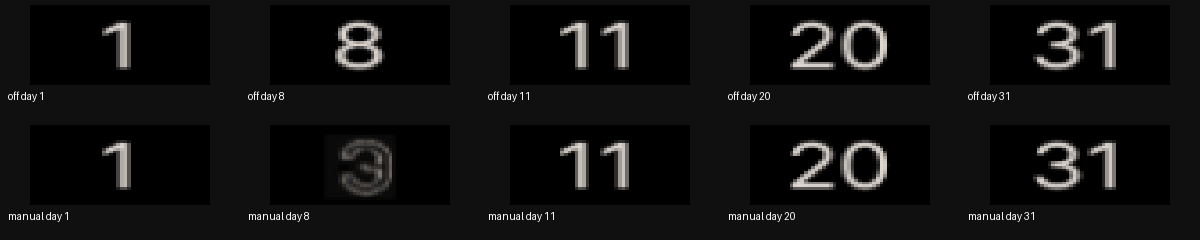
#> input picture a25c1-measurement-correctness/text-runtime-atlas.png, 1200 x 240 px
$ python -i occlusion.py   (imports and definitions only)
#> lines starting #> are read from the running program, lines starting #| are printed output that depends on the picture; after the words box and inside, x2 and y2 are one past the last pixel; in counts of white or black regions, pixels touching at a corner belong together
#> further down, picture is the input picture: PIL image 1200x240 RGB; mean R, G, B 17, 16.7, 16.5
from __future__ import annotations

import json
import math
from pathlib import Path
from typing import Any

from PIL import Image, ImageChops, ImageDraw, ImageFilter


REGION_CLASSES = ("solid_background", "line_geometry", "numeral_text_logo", "complex_artwork")


def _count_mask_pixels(mask: Image.Image) -> int:
    return sum(1 for value in mask.tobytes() if value)


def _clock_point(center: tuple[float, float], angle: float, radius: float) -> tuple[int, int]:
    radians = math.radians(angle)
    return round(center[0] + math.sin(radians) * radius), round(center[1] - math.cos(radians) * radius)


def _pixel_strength(pixel: tuple[int, int, int]) -> int:
    return max(pixel)


def _color_distance(first: tuple[int, int, int], second: tuple[int, int, int]) -> int:
    return sum(abs(first[channel] - second[channel]) for channel in range(3))


def _is_second_hand_red(pixel: tuple[int, int, int]) -> bool:
    red, green, blue = pixel
    return red >= 85 and red >= green * 1.35 and red >= blue * 1.15


def _asset_path(assets_dir: Path, asset: str) -> Path:
    path = Path(asset)
    return assets_dir.parent / path if path.parts and path.parts[0] == "assets" else assets_dir / path


def _background_color(image: Image.Image) -> tuple[int, int, int]:
    rgb = image.convert("RGB")
    inset_x = max(1, rgb.width // 16)
#> inset_x = 75
    inset_y = max(1, rgb.height // 16)
#> inset_y = 15
    samples = (
        rgb.getpixel((inset_x, inset_y)),
        rgb.getpixel((rgb.width - inset_x - 1, inset_y)),
        rgb.getpixel((inset_x, rgb.height - inset_y - 1)),
        rgb.getpixel((rgb.width - inset_x - 1, rgb.height - inset_y - 1)),
    )
#> samples = ((0, 0, 0), (0, 0, 0), (16, 16, 16), (16, 16, 16))
    return tuple(sorted(pixel[channel] for pixel in samples)[len(samples) // 2] for channel in range(3))


def _source_foreground_mask(image: Image.Image, threshold: int = 24) -> Image.Image:
    background = _background_color(image)
#> background = (16, 16, 16)
    source = image.convert("RGB")
    mask = Image.new("L", image.size, 0)
#> mask: PIL image 1200x240 L; every value is 0
    source_pixels = source.load()
    mask_pixels = mask.load()
    for y in range(image.height):
        for x in range(image.width):
            pixel = source_pixels[x, y]
            if max(abs(pixel[channel] - background[channel]) for channel in range(3)) >= threshold:
                mask_pixels[x, y] = 255
    return mask


# [121 lines left out: functions _project_canonical_hand, _hand_masks, _union_masks, not called in this run]


def _region_bbox(mask: Image.Image) -> tuple[int, int, int, int] | None:
    return mask.getbbox()


# [277 lines left out: functions _region_radius, _classify_region, _sample_unmasked, _fill_simple_background, _bridge_strokes, _apply_fallback and 1 more, not called in this run]

>>> from PIL import Image
>>> picture = Image.open('../a25c1-measurement-correctness/text-runtime-atlas.png')
>>> result = _source_foreground_mask(picture)
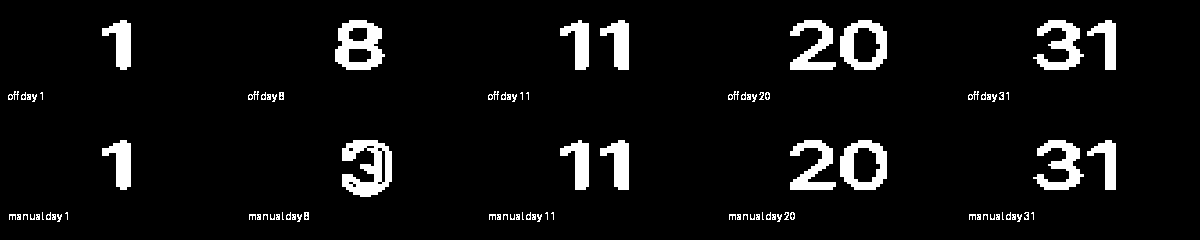
#> result: PIL image 1200x240 L; 6.4% white; 97 white regions (23 under 20 px), largest, box (x1, y1, x2, y2) and area: (342, 140, 392, 197) 1695, (335, 20, 385, 70) 1495, (840, 20, 887, 70) 1261
